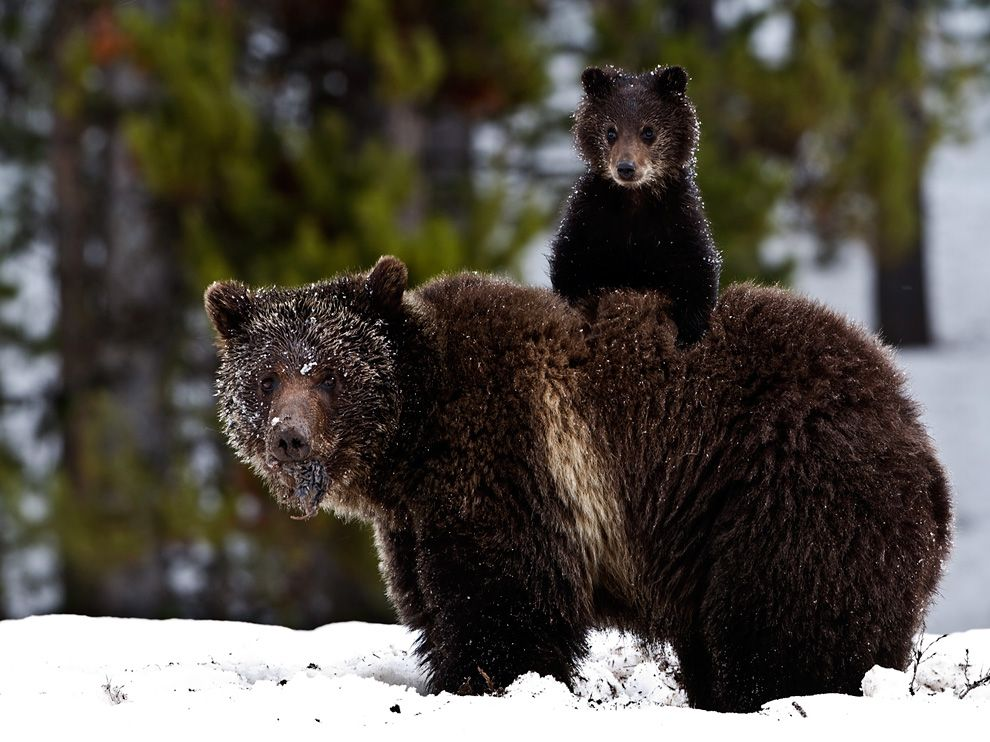
#> input picture _4.cmpp/_python_test/bear.jpg, 990 x 742 px, given in place of dilate_erode2.png, which was not available; the run also reads 3 pictures not shown here
$ python opencv3m_dilate_erode_morphology.py
#> lines starting #> are read from the running program, lines starting #| are printed output that depends on the picture; after the words box and inside, x2 and y2 are one past the last pixel; in counts of white or black regions, pixels touching at a corner belong together; pictures that were not available may be replaced by others from this repository, and a replacement may not be noted
### _4.python/opencv/opencv_common.py
# OpenCV 共同
# from opencv_common import *

import cv2

print("------------------------------------------------------------")  # 60個

# 共同
import os
import sys
import time
import math
import random
import numpy as np
import pandas as pd
import matplotlib.pyplot as plt

# import seaborn as sns  # 海生, 自動把圖畫得比較好看

font_filename = "D:/_git/vcs/_1.data/______test_files1/_font/msch.ttf"
# 設定中文字型及負號正確顯示
# 設定中文字型檔
plt.rcParams["font.sans-serif"] = "Microsoft JhengHei"  # 將字體換成 Microsoft JhengHei
# 設定負號
plt.rcParams["axes.unicode_minus"] = False  # 讓負號可正常顯示
plt.rcParams["font.size"] = 12  # 設定字型大小


def show():
    # pass
    plt.tight_layout()  # 緊密排列，並填滿原圖大小
    plt.show()


# [5 lines left out: function cvshow, not called in this run]


print("------------------------------------------------------------")  # 60個

from PIL import Image
from PIL import ImageFont
from PIL import ImageDraw

print("------------------------------------------------------------")  # 60個

ESC = 27
SPACE = 32
ENTER = 13
width, height = 640, 480  # 影像寬, 影像高
maxval = 255  # 定義像素最大值, 閾值

print("------------------------------------------------------------")  # 60個

filename1 = "D:/_git/vcs/_1.data/______test_files1/picture1.jpg"
filename2 = "D:/_git/vcs/_1.data/______test_files1/elephant.jpg"
filename3 = "D:/_git/vcs/_4.python/opencv/data/lena_color.jpg"
filename4a = "D:/_git/vcs/_4.python/opencv/data/ims_640X480.bmp"
filename4b = "D:/_git/vcs/_4.python/opencv/data/ims_320X240.jpg"
filename_rgb = "D:/_git/vcs/_4.python/opencv/data/rgb512.bmp"

filename_lena_color = "D:/_git/vcs/_4.python/opencv/data/lena_color.jpg"
filename_lena_gray = "D:/_git/vcs/_4.python/opencv/data/lena_gray.bmp"
filename_barbara = "D:/_git/vcs/_4.python/opencv/data/barbara.bmp"
filename_gray = "D:/_git/vcs/_4.python/opencv/data/threshold/gray_scale.jpg"

filename_star_white = "D:/_git/vcs/_4.python/opencv/data/_shape/star_white.bmp"
filename_star_blue = "D:/_git/vcs/_4.python/opencv/data/_shape/star_blue.bmp"
filename_star_silver = "D:/_git/vcs/_4.python/opencv/data/_shape/star_silver.bmp"

video_filename = "D:/_git/vcs/_4.python/opencv/data/_video/spiderman.mp4"

print("------------------------------------------------------------")  # 60個

# OpenCV_顏色共同
RED = (0, 0, 255)  # B G R
GREEN = (0, 255, 0)  # B G R
BLUE = (255, 0, 0)  # B G R
CYAN = (255, 255, 0)  # B G R
MAGENTA = (255, 0, 255)  # B G R
YELLOW = (0, 255, 255)  # B G R
BLACK = (0, 0, 0)  # B G R
WHITE = (255, 255, 255)  # B G R
GRAY = (128, 128, 128)  # B G R
MAROON = (0, 0, 128)  # 栗色, Maroon
OLIVE = (0, 128, 128)  # 橄欖綠, Olive
LIME = (0, 128, 0)  # 綠色, Green
TEAL = (128, 128, 0)  # 藍綠色, Teal
NAVY = (128, 0, 0)  # 藏青色, Navy
PURPLE = (128, 0, 128)  # 紫色, Purple
SILVER = (192, 192, 192)  # 銀色, Silver
colors = [
    RED,
    GREEN,
    BLUE,
    CYAN,
    MAGENTA,
    YELLOW,
    GRAY,
    MAROON,
    OLIVE,
    LIME,
    TEAL,
    NAVY,
    PURPLE,
    SILVER,
]  # 14個
NN = 14

# BGR
color = [
    (0, 0, 255),  # 紅色, Red
    (0, 255, 0),  # 草綠色, Lime
    (255, 0, 0),  # 藍色, Blue
    (0, 255, 255),  # 黃色, Yellow
    (255, 0, 255),  # 品紅色, Fuchsia Magenta
    (255, 255, 0),  # 青色或水色, Cyan / Aqua
    (0, 0, 0),  # 黑色, Black
    (255, 255, 255),  # 白色, White
    (0, 0, 128),  # 栗色, Maroon
    (0, 128, 128),  # 橄欖綠, Olive
    (0, 128, 0),  # 綠色, Green
    (128, 128, 0),  # 藍綠色, Teal
    (128, 0, 0),  # 藏青色, Navy
    (128, 0, 128),  # 紫色, Purple
    (192, 192, 192),  # 銀色, Silver
    (128, 128, 128),  # 灰色, Gray
]

print("------------------------------------------------------------")  # 60個


# [10 lines left out: function drawText, not called in this run]


print("------------------------------------------------------------")  # 60個

### _4.python/opencv/opencv3m_dilate_erode_morphology.py
"""
數學形態學
cv2.dilate()  # dilate 擴大 膨脹 白色變大
cv2.erode()  # erode 侵蝕 白色變小
cv2.morphologyEx()  # morphology 形態學 構詞學
"""

from opencv_common import *

print("------------------------------------------------------------")  # 60個


def draw_line(image):
    H = image.shape[0]
    W = image.shape[1]
    # print(image.shape, H // 100, W // 100)
    for i in range(H // 100 + 1):
        cv2.line(image, (0, 100 * i), (W, 100 * i), (0, 0, 100), 2)  # 畫線 水平線 R

    for i in range(W // 100 + 1):
        cv2.line(
            image, (100 * i, 0), (100 * i, H), (0, 100, 0), 2, lineType=cv2.LINE_AA
        )  # 畫線 垂直線 G


print("------------------------------------------------------------")  # 60個

print("dilate 擴大 膨脹 效果")

filename = "C:/_git/vcs/_1.data/______test_files1/_image_processing/kernel.bmp"
filename = "C:/_git/vcs/_4.python/opencv/data/morphology/dilate_erode2.png"

image = cv2.imread(filename, cv2.IMREAD_UNCHANGED)
#> image is the input picture: shape (742, 990, 3); mean B, G, R 70.6, 78.5, 83.1

print("定義矩形結構元素 kernel")
kernel1 = cv2.getStructuringElement(cv2.MORPH_RECT, (59, 59))
kernel2 = cv2.getStructuringElement(cv2.MORPH_CROSS, (59, 59))
kernel3 = cv2.getStructuringElement(cv2.MORPH_ELLIPSE, (59, 59))
# print("kernel1 =\n", kernel1)
# print("kernel2 =\n", kernel2)
# print("kernel3 =\n", kernel3)
image_dilate1 = cv2.dilate(image, kernel1)
image_dilate2 = cv2.dilate(image, kernel2)
image_dilate3 = cv2.dilate(image, kernel3)

plt.figure(figsize=(12, 8))
plt.subplot(221)
plt.imshow(cv2.cvtColor(image, cv2.COLOR_BGR2RGB))
plt.title("原圖")

plt.subplot(222)
plt.imshow(cv2.cvtColor(image_dilate1, cv2.COLOR_BGR2RGB))
plt.title("dilate 白色膨脹 方 MORPH_RECT")

plt.subplot(223)
plt.imshow(cv2.cvtColor(image_dilate2, cv2.COLOR_BGR2RGB))
plt.title("dilate 白色膨脹 叉 MORPH_CROSS")

plt.subplot(224)
plt.imshow(cv2.cvtColor(image_dilate3, cv2.COLOR_BGR2RGB))
plt.title("dilate 白色膨脹 橢 MORPH_ELLIPSE")

plt.suptitle("白色區域擴大、膨脹了")
show()

print("------------------------------------------------------------")  # 60個
print("------------------------------------------------------------")  # 60個

print("dilate 擴大 膨脹 效果")

filename = "C:/_git/vcs/_1.data/______test_files1/_image_processing/dilation.bmp"
filename = "C:/_git/vcs/_4.python/opencv/data/morphology/dilate_erode2.png"

image = cv2.imread(filename, cv2.IMREAD_UNCHANGED)

print("定義矩形結構元素 kernel")
kernel1 = np.ones((3, 3), np.uint8)
kernel2 = np.ones((5, 5), np.uint8)
kernel3 = np.ones((7, 7), np.uint8)
image_dilate1 = cv2.dilate(image, kernel1)
image_dilate2 = cv2.dilate(image, kernel2)
image_dilate3 = cv2.dilate(image, kernel3, iterations=3)
draw_line(image_dilate1)
draw_line(image_dilate2)
draw_line(image_dilate3)
#> after the loop in draw_line (call 3), `for i in range(W // 100 + 1):`:
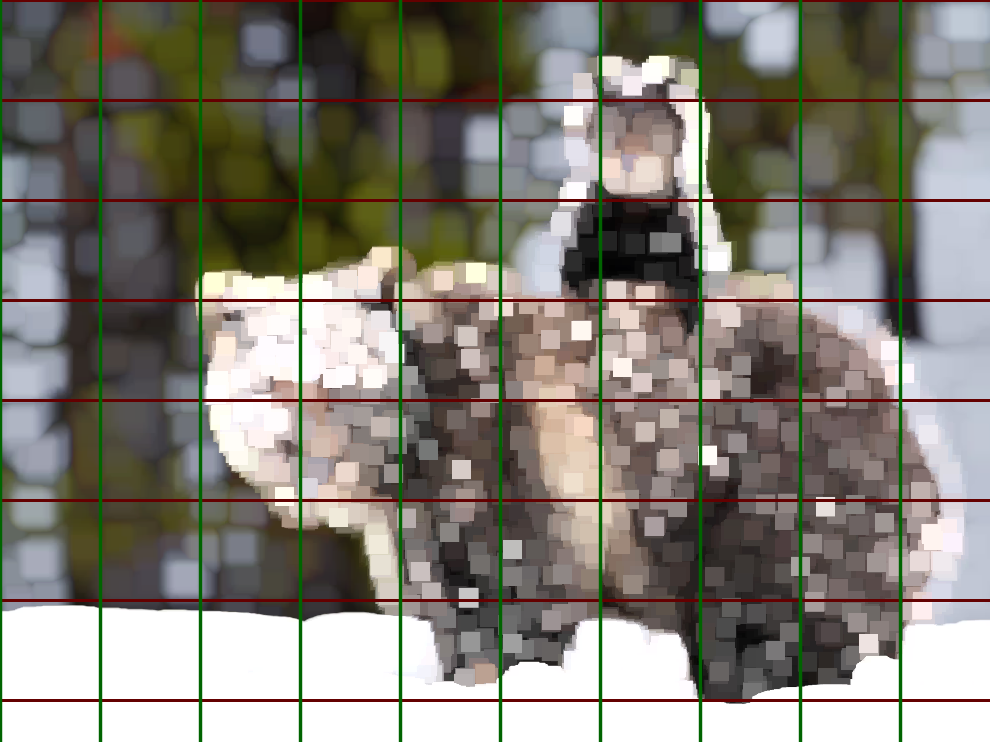
#> image: shape (742, 990, 3); mean B, G, R 118.3, 127.8, 131.6

plt.figure(figsize=(12, 8))

plt.subplot(221)
plt.imshow(cv2.cvtColor(image, cv2.COLOR_BGR2RGB))
plt.title("原圖")

plt.subplot(222)
plt.imshow(cv2.cvtColor(image_dilate1, cv2.COLOR_BGR2RGB))
plt.title("dilate 擴大 膨脹 效果 1")

plt.subplot(223)
plt.imshow(cv2.cvtColor(image_dilate2, cv2.COLOR_BGR2RGB))
plt.title("dilate 擴大 膨脹 效果 2")

plt.subplot(224)
plt.imshow(cv2.cvtColor(image_dilate3, cv2.COLOR_BGR2RGB))
plt.title("dilate 擴大 膨脹 效果 3 加 iterations")

plt.suptitle("白色區域擴大、膨脹了")
show()

print("------------------------------------------------------------")  # 60個
print("------------------------------------------------------------")  # 60個

filename = "C:/_git/vcs/_1.data/______test_files1/_image_processing/erode.bmp"
filename = "C:/_git/vcs/_4.python/opencv/data/morphology/dilate_erode2.png"

image = cv2.imread(filename, cv2.IMREAD_UNCHANGED)

plt.figure("erode 侵蝕 效果", figsize=(12, 8))

plt.subplot(221)
plt.imshow(cv2.cvtColor(image, cv2.COLOR_BGR2RGB))
plt.title("原圖")

print("erode 侵蝕 效果 1")
kernel1 = np.ones((3, 3), np.uint8)
image_erosion1 = cv2.erode(image, kernel1)

plt.subplot(222)
draw_line(image_erosion1)
plt.imshow(cv2.cvtColor(image_erosion1, cv2.COLOR_BGR2RGB))
plt.title("erode 侵蝕 效果 1")

print("erode 侵蝕 效果 2")
kernel2 = np.ones((5, 5), np.uint8)
image_erosion2 = cv2.erode(image, kernel2)

plt.subplot(223)
draw_line(image_erosion2)
#> after the loop in draw_line (call 5), `for i in range(W // 100 + 1):`:
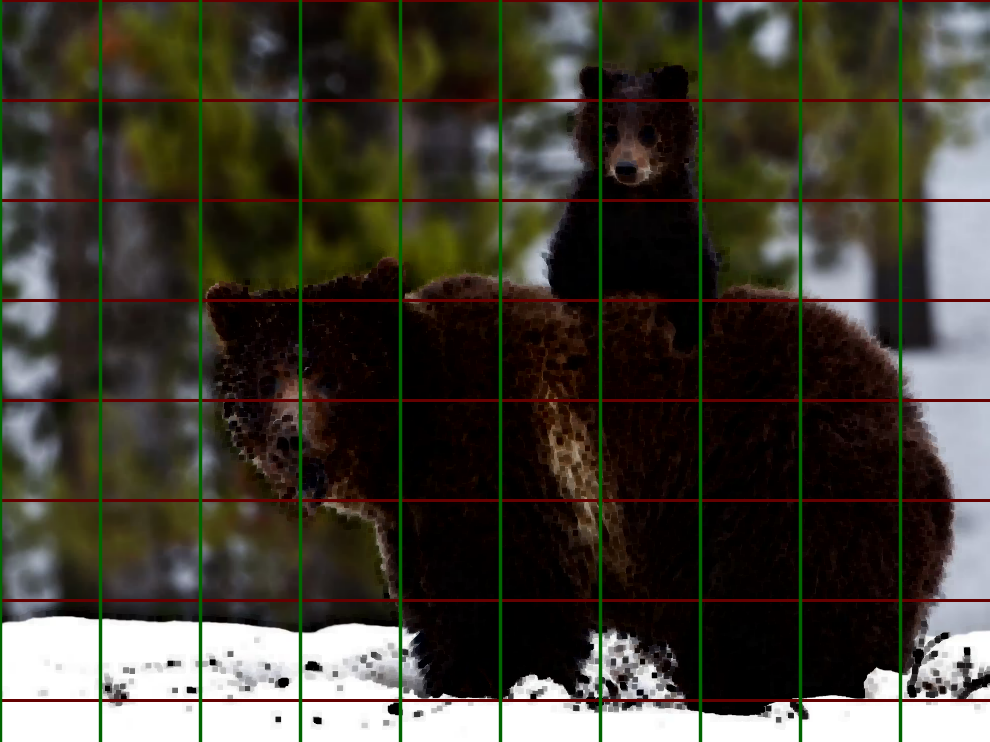
#> image: shape (742, 990, 3); mean B, G, R 52.8, 63.4, 66.9
plt.imshow(cv2.cvtColor(image_erosion2, cv2.COLOR_BGR2RGB))
plt.title("erode 侵蝕 效果 2")

print("erode 侵蝕 效果 3 加 iterations")
kernel3 = np.ones((7, 7), np.uint8)
image_erosion3 = cv2.erode(image, kernel3, iterations=3)

plt.subplot(224)
draw_line(image_erosion3)
#> after the loop in draw_line (call 6), `for i in range(W // 100 + 1):`:
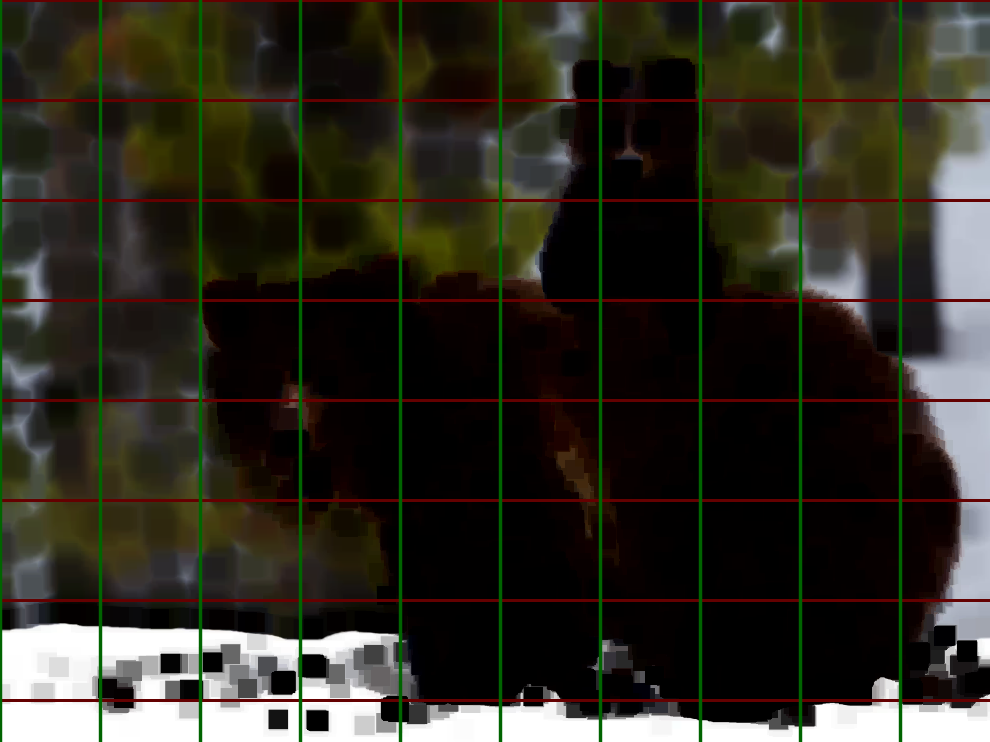
#> image: shape (742, 990, 3); mean B, G, R 35.5, 45.9, 48.5
plt.imshow(cv2.cvtColor(image_erosion3, cv2.COLOR_BGR2RGB))
plt.title("erode 侵蝕 效果 3")

plt.suptitle("白色區域被侵蝕、縮小了")
show()

print("------------------------------------------------------------")  # 60個
print("------------------------------------------------------------")  # 60個

print("erode-dilate")

filename = "data/flower.png"
filename = "C:/_git/vcs/_4.python/opencv/data/morphology/dilate_erode1.png"
filename = "C:/_git/vcs/_4.python/_data/elephant.jpg"
# filename = "C:/_git/vcs/_4.python/_data/bear.jpg"
# filename = "C:/_git/vcs/_4.python/_data/panda.jpg"


original_img = cv2.imread(filename)
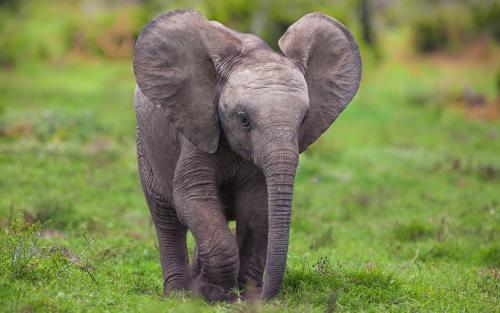
#> input picture _4.python/__code/大數據淘金術：Python機器學習高手實彈演練/elephant.jpg, 500 x 313 px, found by its file name
#> original_img is the input picture: shape (313, 500, 3); mean B, G, R 82.1, 132.9, 124.4

res = cv2.resize(
    original_img, None, fx=0.6, fy=0.6, interpolation=cv2.INTER_CUBIC
)  # 圖形太大了縮小一點
cv2.imshow("original_img", res)  # 原圖像

B, G, R = cv2.split(res)  # 獲取紅色通道
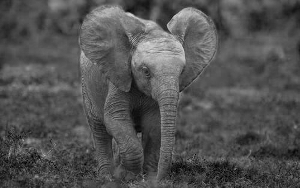
#> B: shape (188, 300); min 0, max 217, mean 82.1
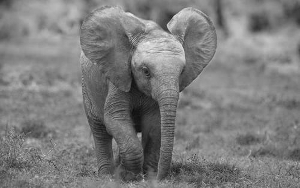
#> R: shape (188, 300); min 8, max 239, mean 124.4

img = R

cv2.imshow("R_channel_img", img)  # 紅色通道圖

#        cv2.threshold(image, 閥值, 最大灰度值, 使用的二值化方法)
_, RedThresh = cv2.threshold(img, 160, 255, cv2.THRESH_BINARY)
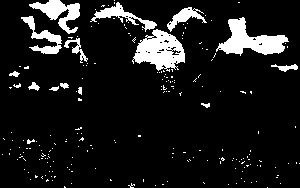
#> RedThresh: shape (188, 300); 10% white; 210 white regions (194 under 20 px), largest, box (x1, y1, x2, y2) and area: (132, 29, 185, 72) 1318, (216, 17, 289, 56) 1294, (29, 0, 80, 34) 730
cv2.imshow("RedThresh", RedThresh)  # 紅色閾值圖像

# OpenCV定義的結構矩形元素
kernel = cv2.getStructuringElement(cv2.MORPH_RECT, (3, 3))
#> kernel = [[1, 1, 1], [1, 1, 1], [1, 1, 1]]

eroded = cv2.erode(RedThresh, kernel)  # 腐蝕圖像
#> eroded: shape (188, 300); 5.6% white; 25 white regions (13 under 20 px), largest, box (x1, y1, x2, y2) and area: (220, 19, 287, 54) 1000, (135, 31, 184, 69) 858, (31, 0, 66, 18) 295
#> (the rest of the program and of its run is left out)
